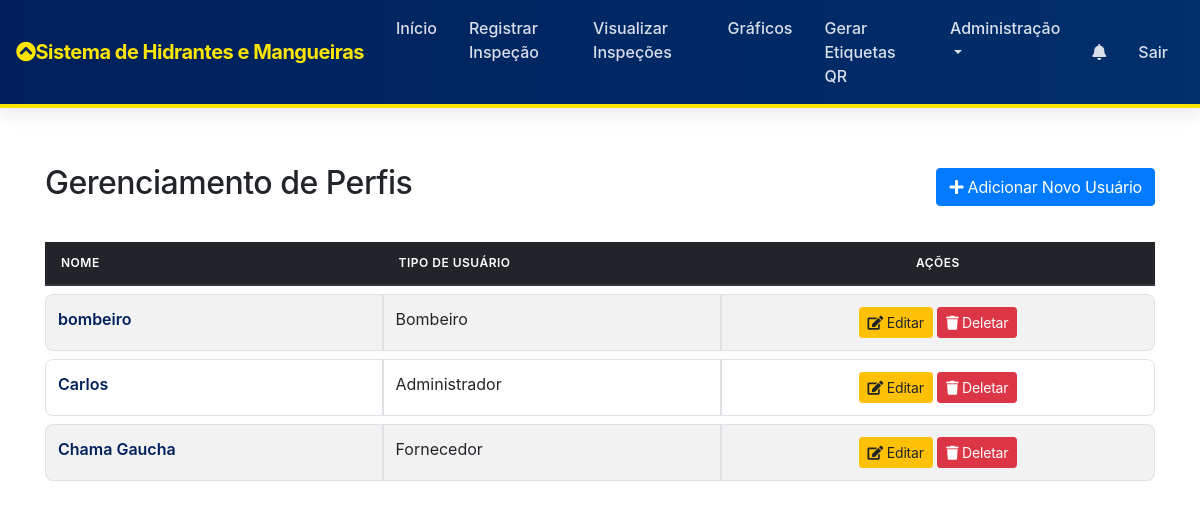
The app's page /gerenciar_perfis.php (signed in) with its own data.
### tables this page shows
CREATE TABLE `usuarios` (
  `id_usuario` int(11) NOT NULL,
  `nome` varchar(100) NOT NULL,
  `tipo_usuario` enum('administrador','bombeiro','fornecedor') NOT NULL,
  `senha` varchar(255) NOT NULL
);

### gerenciar_perfis.php (the view, shortened to what this page needs)
<?php
include 'config/db_conexao.php';
$query = "SELECT id_usuario, nome, tipo_usuario FROM usuarios ORDER BY nome ASC";
$result = $conn->query($query);
?>
<!DOCTYPE html>
<html lang="pt-BR">
<head>
    <link rel="stylesheet" href="css/style.css">
    <link rel="stylesheet" href="https://maxcdn.bootstrapcdn.com/bootstrap/4.0.0/css/bootstrap.min.css">
    <link rel="stylesheet" href="https://cdnjs.cloudflare.com/ajax/libs/font-awesome/5.15.4/css/all.min.css">
</head>
<body>
    <?php include 'navbar.php'; ?>
    <div class="container">
        <div class="d-flex justify-content-between align-items-center my-4">
            <h2>Gerenciamento de Perfis</h2>
            <a href="cadastrar_usuarios.php" class="btn btn-primary"><i class="fas fa-plus"></i> Adicionar Novo Usuário</a>
        </div>
        <div class="table-responsive">
            <table class="table table-bordered table-striped">
                <thead class="thead-dark">
                    <tr>
                        <th>Nome</th>
                        <th>Tipo de Usuário</th>
                        <th class="text-center">Ações</th>
                    </tr>
                </thead>
                <tbody>
                    <?php while ($row = $result->fetch_assoc()): ?>
                    <tr>
                        <td><?php echo htmlspecialchars($row['nome']); ?></td>
                        <td><?php echo ucfirst(htmlspecialchars($row['tipo_usuario'])); ?></td>
                        <td class="text-center">
                            <button type="button" class="btn btn-warning btn-sm edit-btn"
                                    data-toggle="modal" data-target="#editModal"
                                    data-id="<?php echo $row['id_usuario']; ?>"
                                    data-nome="<?php echo htmlspecialchars($row['nome']); ?>"
                                    data-tipo="<?php echo $row['tipo_usuario']; ?>">
                                <i class="fas fa-edit"></i> Editar
                            </button>
                            <form method="POST" action="gerenciar_perfis.php" style="display:inline-block;" onsubmit="return confirm('Tem certeza de que deseja deletar este usuário? Esta ação não pode ser desfeita.');">
                                <button type="submit" name="delete_user" class="btn btn-danger btn-sm">
                                    <i class="fas fa-trash"></i> Deletar
                                </button>
                            </form>
                        </td>
                    </tr>
                    <?php endwhile; ?>
                </tbody>
            </table>
        </div>
    </div>
</body>
</html>

### css/style.css (style rules this page uses)
:root { --primary: #0056b3; --primary-hover: #003d80; --primary-light: rgba(0, 86, 179, 0.1); --dark-bg: #00205b; --navy-light: #002f6c; --navy-accent: #004b93; --accent: #fce500; --accent-hover: #e0cb00; --accent-light: rgba(252, 229, 0, 0.15); --light-bg: #f4f6f9; --white: #ffffff; --text-dark: #1e293b; --text-muted: #64748b; --success: #2a9d8f; --success-light: rgba(42, 157, 143, 0.1); --warning: #ffb703; --warning-light: rgba(255, 183, 3, 0.15); --danger: #e63946; --danger-light: rgba(230, 57, 70, 0.15); --border-radius-sm: 8px; --border-radius-md: 12px; --border-radius-lg: 20px; --shadow-soft: 0 8px 30px rgba(0, 0, 0, 0.04); --shadow-medium: 0 12px 40px rgba(11, 19, 43, 0.08); --transition-smooth: all 0.3s cubic-bezier(0.4, 0, 0.2, 1); }
body { font-family: 'Outfit', sans-serif; background-color: var(--light-bg); color: var(--text-dark); line-height: 1.6; font-size: 0.95rem; -webkit-font-smoothing: antialiased; }
.btn { border-radius: var(--border-radius-sm); font-weight: 600; padding: 0.6rem 1.5rem; transition: var(--transition-smooth); letter-spacing: -0.2px; }
.btn-primary { background-color: var(--primary); border-color: var(--primary); color: var(--white); }
.table { border-collapse: separate; border-spacing: 0 8px; background-color: transparent; }
.table thead th { border: none; color: var(--text-muted); font-weight: 600; text-transform: uppercase; font-size: 0.75rem; letter-spacing: 0.5px; padding: 12px 16px; }
.table tbody tr { background-color: var(--white); box-shadow: 0 2px 8px rgba(0, 0, 0, 0.02); border-radius: var(--border-radius-sm); transition: var(--transition-smooth); }
.table td { padding: 16px; border: none; vertical-align: middle; }
.table td:first-child { border-top-left-radius: var(--border-radius-sm); border-bottom-left-radius: var(--border-radius-sm); font-weight: 600; color: var(--dark-bg); }
.table td:last-child { border-top-right-radius: var(--border-radius-sm); border-bottom-right-radius: var(--border-radius-sm); }
.container, .container-fluid { padding-top: 2rem; padding-bottom: 2rem; }
h1, h2, h3, h4, h5, h6 { font-weight: 700; color: var(--dark-bg); letter-spacing: -0.5px; }

### records on screen
usuarios: nome "bombeiro", tipo_usuario "Bombeiro"
usuarios: nome "Carlos", tipo_usuario "Administrador"
usuarios: nome "Chama Gaucha", tipo_usuario "Fornecedor"
